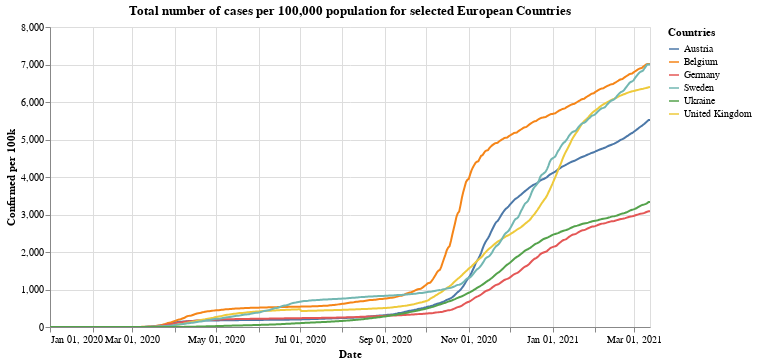

Write notebook code for a chart like this one.
### Markdown cell above
## Total cases per 100,000

### Code cell
#collapse

leg_selection = alt.selection_multi(fields=['id'], bind='legend')

alt.Chart(x_small).mark_line().encode(
    x=alt.X("yearmonthdate(date):T", axis=alt.Axis(title='Date')),
    y=alt.Y("confirmed_per:Q", axis=alt.Axis(title='Confirmed per 100k')),
    tooltip='id',
    color=alt.Color('id', legend=alt.Legend(title="Countries")),
    opacity=alt.condition(leg_selection, alt.value(1), alt.value(0.2))
).add_selection(leg_selection).properties(title='Total number of cases per 100,000 population for selected European Countries', width=600).interactive()

### Figure 1 — Vega-Lite specification as saved in the notebook (floating-point values rounded to 4 significant figures; data arrays with more than 128 entries replaced by an {"elided": "..."} marker saying what was removed)
{"config": {"view": {"continuousWidth": 400, "continuousHeight": 300}}, "data": {"name": "data-298061ca90af53fe41495251ebf90cb3"}, "mark": "line", "encoding": {"color": {"type": "nominal", "field": "id", "legend": {"title": "Countries"}}, "opacity": {"condition": {"value": 1, "selection": "selector001"}, "value": 0.2}, "tooltip": {"type": "nominal", "field": "id"}, "x": {"type": "temporal", "axis": {"title": "Date"}, "field": "date", "timeUnit": "yearmonthdate"}, "y": {"type": "quantitative", "axis": {"title": "Confirmed per 100k"}, "field": "confirmed_per"}}, "selection": {"selector001": {"type": "multi", "fields": ["id"], "bind": "legend"}, "selector002": {"type": "interval", "bind": "scales", "encodings": ["x", "y"]}}, "title": "Total number of cases per 100,000 population for selected European Countries", "width": 600, "$schema": "https://vega.github.io/schema/vega-lite/v4.8.1.json", "datasets": {"data-298061ca90af53fe41495251ebf90cb3": {"elided": "2628 records"}}}
